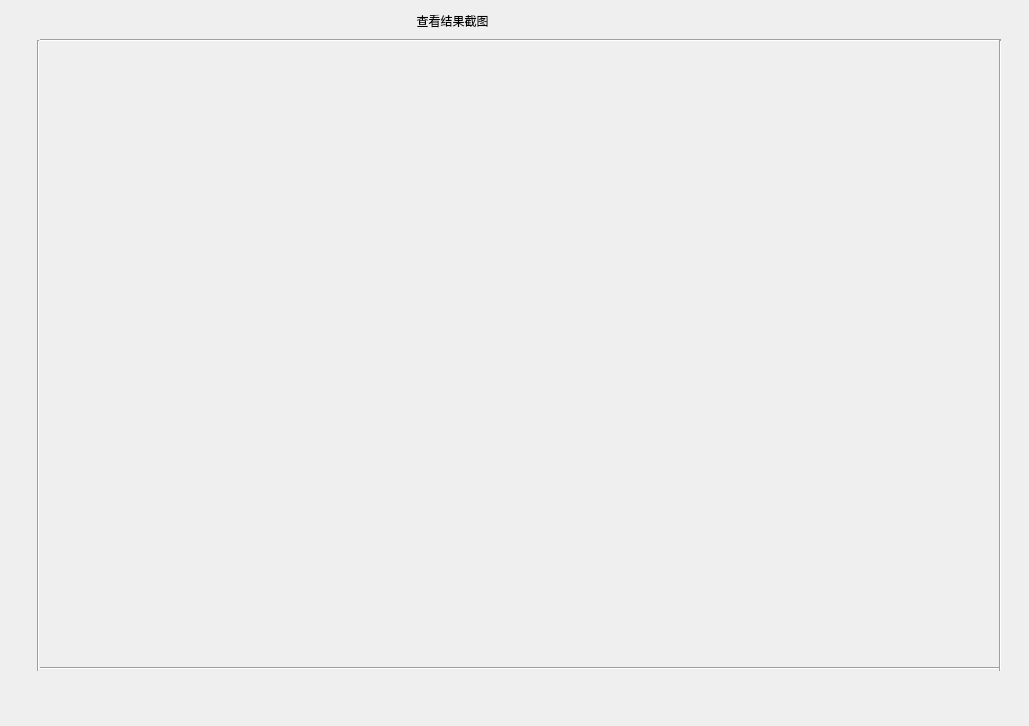
<?xml version="1.0" encoding="UTF-8"?>
<ui version="4.0">
 <class>Form</class>
 <widget class="QWidget" name="Form">
  <property name="geometry">
   <rect>
    <x>0</x>
    <y>0</y>
    <width>1029</width>
    <height>726</height>
   </rect>
  </property>
  <property name="windowTitle">
   <string>Form</string>
  </property>
  <widget class="QLabel" name="label_2">
   <property name="geometry">
    <rect>
     <x>340</x>
     <y>10</y>
     <width>311</width>
     <height>21</height>
    </rect>
   </property>
   <property name="text">
    <string>                       查看结果截图</string>
   </property>
  </widget>
  <widget class="QLabel" name="big_result_label">
   <property name="geometry">
    <rect>
     <x>70</x>
     <y>70</y>
     <width>901</width>
     <height>561</height>
    </rect>
   </property>
   <property name="text">
    <string/>
   </property>
  </widget>
  <widget class="Line" name="line">
   <property name="geometry">
    <rect>
     <x>40</x>
     <y>30</y>
     <width>961</width>
     <height>20</height>
    </rect>
   </property>
   <property name="orientation">
    <enum>Qt::Horizontal</enum>
   </property>
  </widget>
  <widget class="Line" name="line_2">
   <property name="geometry">
    <rect>
     <x>30</x>
     <y>40</y>
     <width>16</width>
     <height>631</height>
    </rect>
   </property>
   <property name="orientation">
    <enum>Qt::Vertical</enum>
   </property>
  </widget>
  <widget class="Line" name="line_3">
   <property name="geometry">
    <rect>
     <x>40</x>
     <y>660</y>
     <width>961</width>
     <height>16</height>
    </rect>
   </property>
   <property name="orientation">
    <enum>Qt::Horizontal</enum>
   </property>
  </widget>
  <widget class="Line" name="line_4">
   <property name="geometry">
    <rect>
     <x>990</x>
     <y>40</y>
     <width>21</width>
     <height>631</height>
    </rect>
   </property>
   <property name="orientation">
    <enum>Qt::Vertical</enum>
   </property>
  </widget>
 </widget>
 <resources/>
 <connections/>
</ui>
